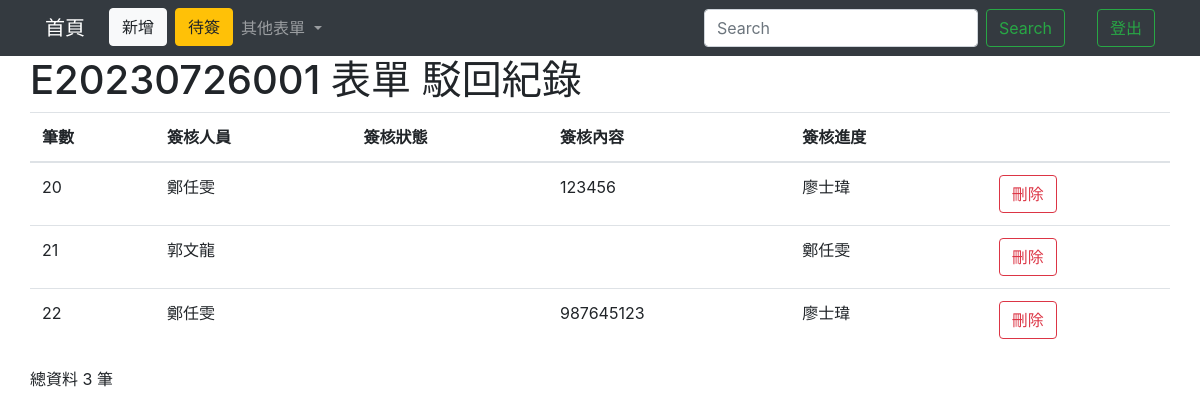
The app's page /returnedIndex/384/, older data.
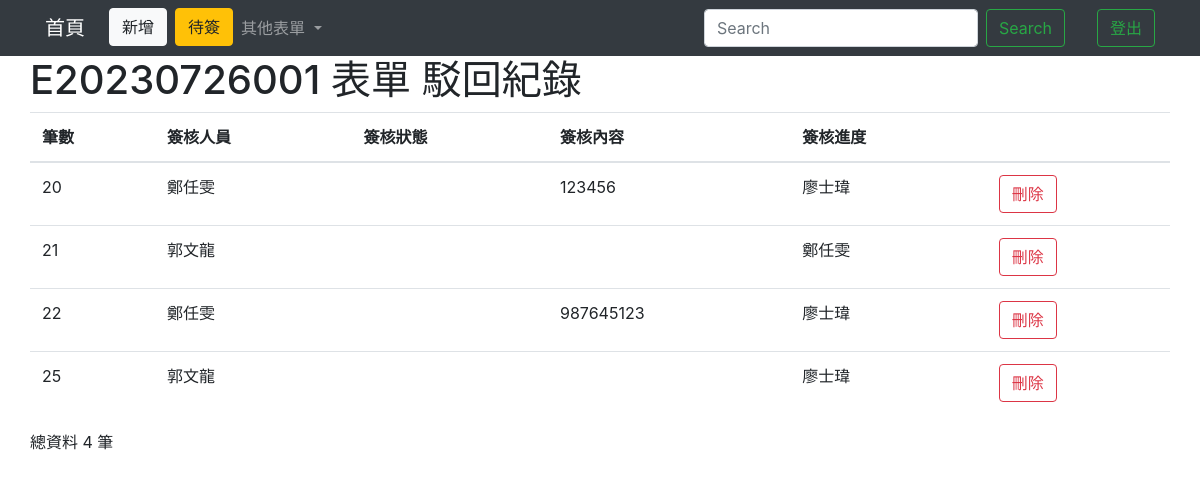
The same page, newer data.
### testapp/models.py (models this page shows)
class Returned(models.Model):
    cName = models.CharField(max_length=20, blank=True)# 誰駁回的(姓名)
    cHow = models.CharField(max_length=20, blank=True)# 同意/駁回
    cIllustrate = models.TextField(blank=True)
    cTransfer = models.CharField(max_length=20, blank=True)# 被駁回的(姓名)
    returnTo = models.ForeignKey(Home, on_delete=models.CASCADE, default="" ,related_name='details')

### testapp/views.py (the view)
# urls.py: path('returnedIndex/<int:id>/',returnedIndex),
def returnedIndex(request,id=None):
    home = Home.objects.get(id = id)
    if request.user.is_authenticated:
        username=request.user.username
        authenticate=request.user.is_staff
        firstname = request.user.first_name
    if 'q' in request.GET:
        q = request.GET['q']
        multiple_q = Q(Q(cName__icontains=q) | Q(cIllustrate__icontains=q) | Q(cTransfer__icontains=q))
        returned = Returned.objects.filter(multiple_q)
    else:
        returned = Returned.objects.filter(returnTo=home).order_by("id")
    allunitreturnCount = len(returned)
    return render(request, "returnedIndex.html",locals())

### templates/returnedIndex.html (shortened to what this page needs)
<!DOCTYPE html>
<html lang="en">
<head>
  <link rel="stylesheet" href="https://cdn.jsdelivr.net/npm/bootstrap@4.6.2/dist/css/bootstrap.min.css">
  {% load static %}
</head>
<body>
  <nav class="navbar navbar-expand-lg navbar-dark bg-dark">
    <div class="container">
      <a class="navbar-brand" href="/homeIndex/">首頁</a>
      <div class="collapse navbar-collapse" id="navbarSupportedContent">
        <ul class="navbar-nav mr-auto">
          <ul class="navbar-nav ml-2">
            <li class="nav-item">
                <button class="btn btn-light my-2 my-sm-0" id="{{home.id}}" onclick="New(event)">新增</button>
            </li>
          </ul>
          <ul class="navbar-nav ml-2">
            <li class="nav-item">
              <button class="btn btn-warning my-2 my-sm-0" id="{{firstname}}" onclick="perosonIndex(event)">待簽</button>
            </li>
          </ul>
          <li class="nav-item dropdown">
            <a class="nav-link dropdown-toggle" href="#" role="button" data-toggle="dropdown" aria-expanded="false">
              其他表單
            </a>
          </li>
        </ul>
        <form class="form-inline my-2 my-lg-0">
          <input class="form-control mr-sm-2" name='q' type="search" placeholder="Search" aria-label="Search">
          <button class="btn btn-outline-success my-2 my-sm-0" type="submit">Search</button>
        </form>
        <ul class="navbar-nav ml-2">
          <li class="nav-item active">
            <a class="nav-link disabled" style="color: green;">{{firstname}} <span class="sr-only">(current)</span></a>
          </li>
        </ul>
        <ul class="navbar-nav ml-2">
          <li class="nav-item">
            <button class="btn btn-outline-success my-2 my-sm-0" onclick="Logout(event)">登出</button>
          </li>
        </ul>
      </div>
    </div>
  </nav>
  <div class="container">
    <div class="row">
      <h1>{{home.cNumber}} 表單 駁回紀錄</h1>
    </div>
  </div>
  <form action="." method="POST">
    <div class="container">
      <div class="row">
        <table class="table">
          <thead>
            <th scope="col">筆數</th>
            <th scope="col">簽核人員</th>
            <th scope="col">簽核狀態</th>
            <th scope="col">簽核內容</th>
            <th scope="col">簽核進度</th>
            <th></th>
          </thead>
          <tbody>
            {% for unit in returned %}
            <tr>
              <td>{{unit.id}}</td>
              <td>{{unit.cName}}</td>
              <td>{{unit.cHow}}</td>
              <td>{{unit.cIllustrate}}</td>
              <td>{{unit.cTransfer}}</td>
              <td>
                <button type="button" class="btn btn-outline-danger" id="{{home.id}}/{{unit.id}}" onclick="Delete(event)">刪除</button>
              </td>
            </tr>
            {% endfor %}
          </tbody>
        </table>
      </div>
    </div>
  </form>
  <div class="container">
    <div class="row">
      <p>總資料 {{allunitreturnCount}} 筆</p>
    </div>
  </div>
</body>
</html>

Row changes from the older to the newer data that the page shows:
added Returned: id "25", cName "郭文龍", cTransfer "廖士瑋"
Text that changed along with them:
{{ allunitreturnCount }}: "3" → "4"
